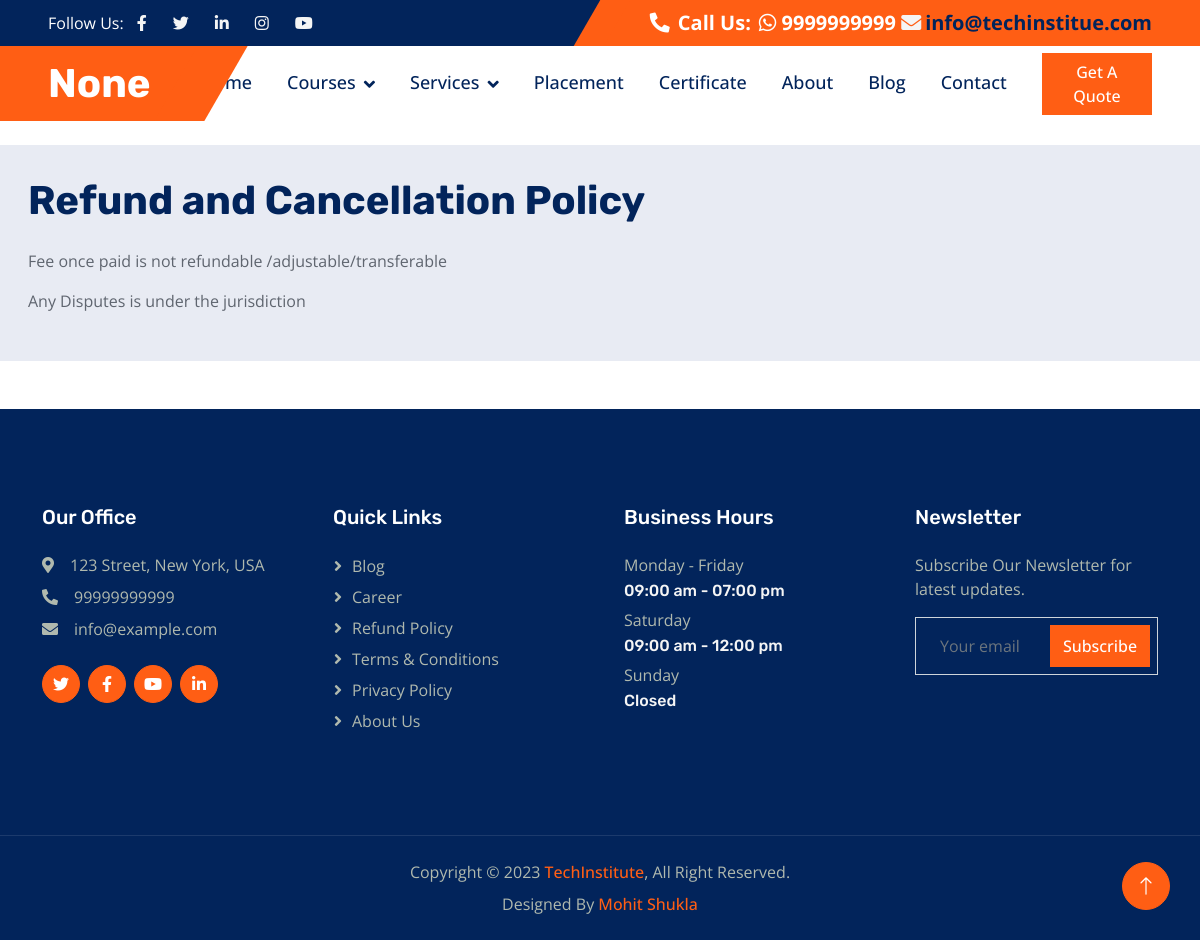
The app's page /policy/ with its own data.
### mainheader/models.py (models this page shows)
class mainHeader(models.Model):
    header_title = models.CharField(max_length=50)
    header_social_url_twt = models.URLField(max_length=200)
    header_socila_url_link = models.URLField(max_length=200)
    header_social_url_fb = models.URLField(max_length=200)
    header_social_url_insta = models.URLField(max_length=200)
    header_social_url_yt = models.URLField(max_length=200)
    header_contact = models.CharField(max_length=12)
    header_email = models.EmailField(max_length=254)

### policy/models.py (models this page shows)
class Policy(models.Model):
    policycontent = HTMLField()

### footercontact/models.py (models this page shows)
class footerContact(models.Model):
    address=models.CharField( max_length=50)
    contact=models.CharField(max_length=12)
    email=models.EmailField(max_length=254)

### businesshours/models.py (models this page shows)
class BusinessHours(models.Model):
    opendays = models.CharField(max_length=50)
    specificdayopen = models.CharField(max_length=50)
    closeday = models.CharField(max_length=50)

### techblog/views.py (the view)
# urls.py: path('policy/',views.RefundPolicy,name='refundpolicy'),
def RefundPolicy(request):
    mainheader = mainHeader.objects.all()
    headermenu = headerMenu.objects.all()
    footercontact=footerContact.objects.all()
    quicklinks = quickLinks.objects.all()
    businesshours = BusinessHours.objects.all()
    refundpolicy = Policy.objects.all()
    data = {
        'mainheader':mainheader,
        'headermenu':headermenu,
        'footercontact':footercontact,
        'quicklinks':quicklinks,
        'businesshours':businesshours,
        'termpolicy':refundpolicy
    }
    return render(request,'policy.html',data)

### templates/policy.html
{% extends 'base.html' %}
{% block content %}
<div class="container-xxl my-4 bgnone">
    <div class="row p-3">
           <p>
            {% for policy in termpolicy %}
                {{policy.policycontent|safe}}
            {% endfor %}
           </p>
    </div>
</div>
{% endblock %}

### templates/header.html (shortened to what this page needs)
{% load static %}
<!DOCTYPE html>
<html lang="en">
<head>
        <link href="https://cdn.jsdelivr.net/npm/bootstrap@5.0.2/dist/css/bootstrap.min.css" rel="stylesheet">
    <link href="https://cdnjs.cloudflare.com/ajax/libs/font-awesome/5.10.0/css/all.min.css" rel="stylesheet">
    <link href="https://cdn.jsdelivr.net/npm/bootstrap-icons@1.4.1/font/bootstrap-icons.css" rel="stylesheet">
    <link href="{% static 'lib/animate/animate.min.css' %}" rel="stylesheet">
    <link href="{% static 'lib/owlcarousel/assets/owl.carousel.min.css' %}" rel="stylesheet">
    <link href="{% static 'css/bootstrap.min.css' %}" rel="stylesheet">
    <link href="{% static 'css/main.css' %}" rel="stylesheet">
    <link href="{% static 'css/style.css' %}" rel="stylesheet">
</head>
<body>
    <div class="container-fluid bg-dark px-0">
        <div class="row g-0 d-none d-lg-flex">
            {% for item in mainheader %}
            <div class="col-lg-6 ps-5 text-start">
                <div class="h-100 d-inline-flex align-items-center text-white">
                    <span>Follow Us:</span>
                    <a class="btn btn-link text-light" target="_blank" href="{{item.header_social_url_fb}}"><i class="fab fa-facebook-f"></i></a>
                    <a class="btn btn-link text-light" target="_blank" href="{{item.header_social_url_twt}}"><i class="fab fa-twitter"></i></a>
                    <a class="btn btn-link text-light" target="_blank" href="{{item.header_socila_url_link}}"><i class="fab fa-linkedin-in"></i></a>
                    <a class="btn btn-link text-light" target="_blank" href="{{item.header_social_url_insta}}"><i class="fab fa-instagram"></i></a>
                    <a class="btn btn-link text-light" target="_blank" href="{{item.header_social_url_yt}}"><i class="fab fa-youtube"></i></a>
                </div>
            </div>
            <div class="col-lg-6 text-end">
                <div class="h-100 topbar-right d-inline-flex align-items-center text-white py-2 px-5">
                    <span class="fs-5 fw-bold me-2"><i class="fa fa-phone-alt me-2"></i>Call Us:</span>
                    <span class="fs-5 fw-bold"><i class="fab fa-whatsapp"></i> {{item.header_contact}} </span>
                    <a href="mailto:{{item.header_email}}" class="text-dark"><span class="fs-5 fw-bold">&nbsp;<i class="fa fa-envelope me-1 text-light"></i>{{item.header_email}}</span>
                </div>
            </div>
        </div>
        {%endfor%}
    </div>
    <nav class="navbar navbar-expand-lg bg-white navbar-light sticky-top py-0 pe-5">
        <a href="{% url 'home' %}" class="navbar-brand ps-5 me-0">
            {% for item in mainheader %}
            <h1 class="text-white m-0">{{item.header_title}}</h1>
            {%endfor%}
        </a>
        <div class="collapse navbar-collapse" id="navbarCollapse">
            <div class="navbar-nav ms-auto p-4 p-lg-0">
                <a href="{% url 'home' %} " class="nav-item nav-link">Home</a>
                <div class="nav-item dropdown">
                    <a href="#" class="nav-link dropdown-toggle" data-bs-toggle="dropdown">Courses</a>
                </div>
               <div class="nav-item dropdown">
                    <a href="!#" class="nav-link dropdown-toggle" data-bs-toggle="dropdown">Services</a>
                </div>
                <a href="{% url 'placement' %}" class="nav-item nav-link">Placement</a>
                <a href="{% url 'certificate' %}" class="nav-item nav-link">Certificate</a>
                <a href="{% url 'about' %}" class="nav-item nav-link">About</a>
                <a href="{% url 'blog' %}" class="nav-item nav-link">Blog</a>
                <a href="{% url 'contact' %}" class="nav-item nav-link">Contact</a>
            </div>
            <a href="" class="btn btn-primary px-3 d-none d-lg-block">Get A Quote</a>
        </div>
    </nav>

### templates/footer.html (shortened to what this page needs)
{% load static %}
    <div class="container-fluid bg-dark footer mt-5 py-5 wow fadeIn" data-wow-delay="0.1s">
        <div class="container py-5">
            <div class="row g-5">
                {% for contact in footercontact %}
                <div class="col-lg-3 col-md-6">
                    <h5 class="text-white mb-4">Our Office</h5>
                    <p class="mb-2"><i class="fa fa-map-marker-alt me-3"></i>{{contact.address}}</p>
                    <p class="mb-2"><i class="fa fa-phone-alt me-3"></i>{{contact.contact}}</p>
                    <p class="mb-2"><i class="fa fa-envelope me-3"></i>{{contact.email}}</p>
                    <div class="d-flex pt-3">
                        <a class="btn btn-square btn-primary rounded-circle me-2" href=""><i
                                class="fab fa-twitter"></i></a>
                        <a class="btn btn-square btn-primary rounded-circle me-2" href=""><i
                                class="fab fa-facebook-f"></i></a>
                        <a class="btn btn-square btn-primary rounded-circle me-2" href=""><i
                                class="fab fa-youtube"></i></a>
                        <a class="btn btn-square btn-primary rounded-circle me-2" href=""><i
                                class="fab fa-linkedin-in"></i></a>
                    </div>
                </div>
                {%endfor%}
                <div class="col-lg-3 col-md-6">
                    <h5 class="text-white mb-4">Quick Links</h5>
                    <a class="btn btn-link" href="{% url 'blog' %}">Blog</a>
                    <a class="btn btn-link" href="{% url 'career' %}">Career</a>
                    <a class="btn btn-link" href="{% url 'refundpolicy' %}">Refund Policy</a>
                    <a class="btn btn-link" href="{% url 'termscondition' %}">Terms & Conditions</a>
                    <a class="btn btn-link" href="{% url 'privacypolicy' %}">Privacy Policy</a>
                    <a class="btn btn-link" href="{% url 'about' %}">About Us</a>
                </div>
               {% for hours in businesshours %}
                <div class="col-lg-3 col-md-6">
                    <h5 class="text-white mb-4">Business Hours</h5>
                    <p class="mb-1">Monday - Friday</p>
                    <h6 class="text-light">{{hours.opendays}}</h6>
                    <p class="mb-1">Saturday</p>
                    <h6 class="text-light">{{hours.specificdayopen}}</h6>
                    <p class="mb-1">Sunday</p>
                    <h6 class="text-light">{{hours.closeday}}</h6>
                </div>
                {% endfor %}
                <div class="col-lg-3 col-md-6">
                    <h5 class="text-white mb-4">Newsletter</h5>
                    <p>Subscribe Our Newsletter for latest updates.</p>
                    <div class="position-relative w-100">
                        <form method="post" action="{% url 'subscribe' %}">
                        <input class="form-control bg-transparent w-100 py-3 ps-4 pe-5  subscribe_news" type="text" placeholder="Your email" name="email" required>
                        <button type="submit" class="btn btn-primary py-2 position-absolute top-0 end-0 mt-2 me-2">Subscribe</button>
                        </form>
                    </div>
                </div>
            </div>
        </div>
    </div>
    <div class="container-fluid copyright bg-dark py-4">
        <div class="container text-center">
            <p class="mb-2">Copyright &copy; {% now "Y" %} <a class="fw-semi-bold" href="#">TechInstitute</a>, All Right Reserved.
            </p>
            <p class="mb-0">Designed By <a class="fw-semi-bold" href="https://mohitshukla.in">Mohit Shukla</a>
        </div>
    </div>
    <a href="#" class="btn btn-lg btn-primary btn-lg-square rounded-circle back-to-top"><i
            class="bi bi-arrow-up"></i></a>
</body>
</html>

### static/css/main.css (style rules this page uses)
.w-100 { max-height:800px !important; }
.subscribe_news { color:#ffffff !important; }
.bgnone { background: #e8ebf3 !important; }

### static/css/style.css (style rules this page uses)
:root { --primary: #FF5E14; --secondary: #5F656F; --light: #F5F5F5; --dark: #02245B; }
.back-to-top { position: fixed; display: none; right: 30px; bottom: 30px; z-index: 99; }
h1, h2, .h1, .h2, .fw-bold { font-weight: 700 !important; }
h5, h6, .h5, .h6, .fw-semi-bold { font-weight: 500 !important; }
.btn { transition: .5s; font-weight: 500; }
.btn-primary, .btn-outline-primary:hover { color: #FFFFFF; }
.btn-square { width: 38px; height: 38px; }
.btn-lg-square { width: 48px; height: 48px; }
.btn-square, .btn-sm-square, .btn-lg-square { padding: 0; display: flex; align-items: center; justify-content: center; font-weight: normal; }
.topbar-right { position: relative; background: var(--primary); }
.topbar-right::before { position: absolute; content: ""; width: 30px; height: 100%; top: 0; left: -15px; transform: skewX(-30deg); background-color: var(--primary); }
.navbar.sticky-top { top: -100px; transition: .5s; }
.navbar .navbar-brand { position: relative; padding-right: 50px; height: 75px; display: flex; align-items: center; background: var(--primary); }
.navbar .navbar-brand::after { position: absolute; content: ""; width: 50px; height: 100%; top: 0; right: -25px; transform: skewX(-30deg); background-color: var(--primary); }
.navbar .navbar-nav .nav-link { margin-right: 35px; padding: 20px 0; color: var(--dark); font-size: 18px; font-weight: 500; outline: none; }
.navbar .dropdown-toggle::after { border: none; content: "\f107"; font-family: "Font Awesome 5 Free"; font-weight: 900; vertical-align: middle; margin-left: 8px; }
.footer { color: #B0B9AE; }
.footer .btn.btn-link { display: block; margin-bottom: 5px; padding: 0; text-align: left; color: #B0B9AE; font-weight: normal; text-transform: capitalize; transition: .3s; }
.footer .btn.btn-link::before { position: relative; content: "\f105"; font-family: "Font Awesome 5 Free"; font-weight: 900; margin-right: 10px; }
.copyright { color: #B0B9AE; border-top: 1px solid rgba(255, 255, 255, .1); }

### records on screen
mainHeader: header_contact "9999999999", header_email "info@techinstitue.com", header_title "None"
Policy: policycontent "Refund and Cancellation Policy Fee once paid is not refundable /adjustable/transferable Any Disputes is under the jurisdiction"
footerContact: address "123 Street, New York, USA", contact "99999999999", email "info@example.com"
BusinessHours: opendays "09:00 am - 07:00 pm", specificdayopen "09:00 am - 12:00 pm", closeday "Closed"
